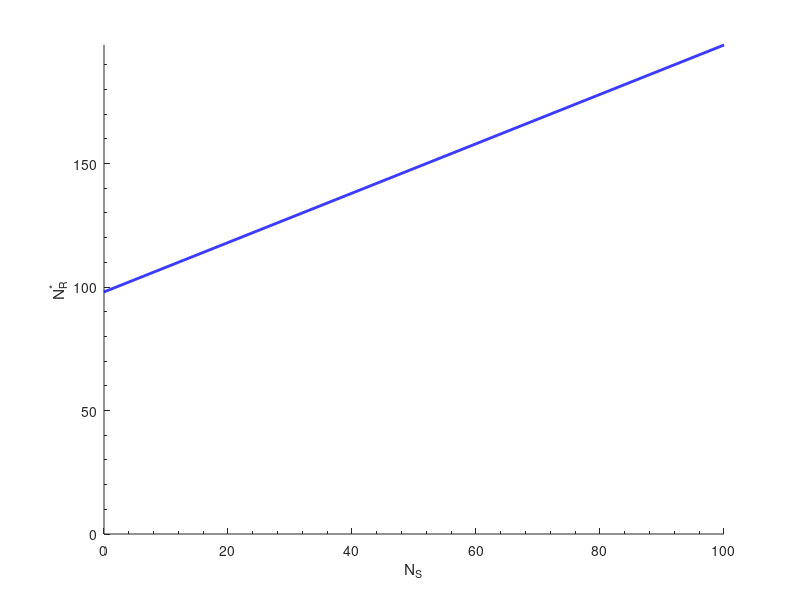

Here is the MATLAB script that generated this plot:
%   Ep  <--->  E            Rates: k_f, k_r (Reverse rx activated by R)
%    |   ^                  
%    |    \
%    \    |
%    -->  R   -->                      R: Response
%   k_b   ^   k_d
%         | k_s
%         S                            S: Signal

% Simulating mutual activation switch process for R: 
% k_b: R synthesis, 1st order process wrt Ep (but Ep is not consummed)
% k_b: ALTERNATIVE IMPLEMENTATION: R synthesis, 0th order process, UPregulated by Ep
% k_d: R degradation, 1st order process wrt R
% k_s: R synthesis, 1st order process wrt S
% k_s: ALTERNATIVE IMPLEMENTATION: R synthesis, 0th order process, UPregulated by S
% k_f: E synthesis
% k_r: Ep synthesis (but R is not consummed)

% Note: Assume number of S molecules/agents is NOT changing (eg, S is DNA molecules)

% [redacted]

%% Declare variables and functions
clear;                          clc; 

global agents k_b k_d k_s k_f k_r S;

agents = 100;
k_b = 0.01;                        % 0th order R synthesis rate, UPregulated by Ep
k_d = 0.01;                       % 1st order degradation rate (units: 1/sec)
k_s = 0.01;                        % 0th order R synthesis rate UPregulated by S
k_f = 0.1;                           % basal forward rate (1st order)
k_r = 0.05;                        % basal reverse rate (1st order)

S_array = 0:0.1:100;

R_ss = zeros(1,size(S_array,2));

for s=1:size(S_array,2)
    
    S = S_array(s);
    
    % Clumped parameters for determining R_ss
    a = 1;
    b = - k_s/k_d * S + k_f/k_r - k_b/k_d * agents;
    c = - k_f*k_s / (k_r*k_d);

    R_ss_exact(1) = (-b + sqrt(b^2 - 4*a*c)) / (2*a);
    R_ss_exact(2) = (-b - sqrt(b^2 - 4*a*c)) / (2*a);
    R_ss(s) = R_ss_exact(find(R_ss_exact>0));
        
end             % end 'for s' loop
%% Plot
fig1 = figure('Name','SR curve','NumberTitle','off');
set(fig1,'Position',[501 1 500 406]);                       hold on;

plot(S_array,R_ss,'-b','LineWidth',2);

axis([S_array(1) S_array(end) 0 max(max(R_ss))]);        hold off;
set(gca,'XMinorTick','on','YMinorTick','on','Box','off');
xlabel('N_S');         ylabel('N_R^*');         
%% Finish
clear fig* leg* p* i h s